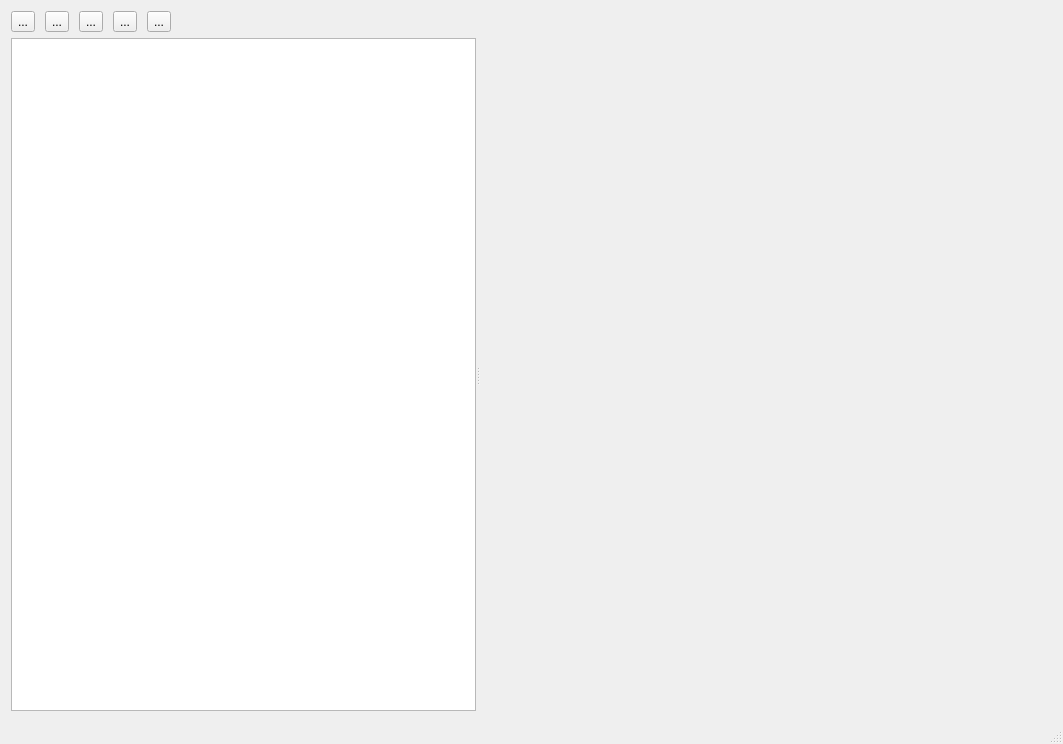
<?xml version="1.0" encoding="UTF-8"?>
<ui version="4.0">
 <class>main</class>
 <widget class="QMainWindow" name="main">
  <property name="geometry">
   <rect>
    <x>0</x>
    <y>0</y>
    <width>1063</width>
    <height>744</height>
   </rect>
  </property>
  <property name="windowTitle">
   <string>qVBF</string>
  </property>
  <widget class="QWidget" name="centralWidget">
   <layout class="QVBoxLayout" name="verticalLayout">
    <item>
     <layout class="QHBoxLayout" name="horizontalLayout_2">
      <property name="spacing">
       <number>10</number>
      </property>
      <item>
       <widget class="QToolButton" name="btn_open">
        <property name="text">
         <string>...</string>
        </property>
        <property name="icon">
         <iconset resource="qvbf.qrc">
          <normaloff>:/images/open.png</normaloff>:/images/open.png</iconset>
        </property>
        <property name="iconSize">
         <size>
          <width>48</width>
          <height>48</height>
         </size>
        </property>
       </widget>
      </item>
      <item>
       <widget class="QToolButton" name="btn_save">
        <property name="text">
         <string>...</string>
        </property>
        <property name="icon">
         <iconset resource="qvbf.qrc">
          <normaloff>:/images/save.png</normaloff>:/images/save.png</iconset>
        </property>
        <property name="iconSize">
         <size>
          <width>48</width>
          <height>48</height>
         </size>
        </property>
       </widget>
      </item>
      <item>
       <widget class="QToolButton" name="btn_export">
        <property name="text">
         <string>...</string>
        </property>
        <property name="icon">
         <iconset resource="qvbf.qrc">
          <normaloff>:/images/export.png</normaloff>:/images/export.png</iconset>
        </property>
        <property name="iconSize">
         <size>
          <width>48</width>
          <height>48</height>
         </size>
        </property>
       </widget>
      </item>
      <item>
       <widget class="QToolButton" name="btn_import">
        <property name="text">
         <string>...</string>
        </property>
        <property name="icon">
         <iconset resource="qvbf.qrc">
          <normaloff>:/images/import.png</normaloff>:/images/import.png</iconset>
        </property>
        <property name="iconSize">
         <size>
          <width>48</width>
          <height>48</height>
         </size>
        </property>
       </widget>
      </item>
      <item>
       <widget class="QToolButton" name="btn_add">
        <property name="text">
         <string>...</string>
        </property>
        <property name="icon">
         <iconset resource="qvbf.qrc">
          <normaloff>:/images/add.png</normaloff>:/images/add.png</iconset>
        </property>
        <property name="iconSize">
         <size>
          <width>48</width>
          <height>48</height>
         </size>
        </property>
       </widget>
      </item>
      <item>
       <spacer name="horizontalSpacer_2">
        <property name="orientation">
         <enum>Qt::Horizontal</enum>
        </property>
        <property name="sizeHint" stdset="0">
         <size>
          <width>40</width>
          <height>20</height>
         </size>
        </property>
       </spacer>
      </item>
     </layout>
    </item>
    <item>
     <widget class="QSplitter" name="splitter">
      <property name="sizePolicy">
       <sizepolicy hsizetype="Expanding" vsizetype="Expanding">
        <horstretch>0</horstretch>
        <verstretch>0</verstretch>
       </sizepolicy>
      </property>
      <property name="orientation">
       <enum>Qt::Horizontal</enum>
      </property>
      <widget class="QTreeView" name="view"/>
      <widget class="QStackedWidget" name="stack">
       <widget class="QWidget" name="page_main"/>
       <widget class="QWidget" name="page_header">
        <layout class="QVBoxLayout" name="verticalLayout_2">
         <item>
          <layout class="QHBoxLayout" name="horizontalLayout">
           <item>
            <widget class="QLabel" name="label_3">
             <property name="text">
              <string>sw_part_number</string>
             </property>
            </widget>
           </item>
           <item>
            <widget class="QLineEdit" name="le_part_number"/>
           </item>
           <item>
            <spacer name="horizontalSpacer">
             <property name="orientation">
              <enum>Qt::Horizontal</enum>
             </property>
             <property name="sizeHint" stdset="0">
              <size>
               <width>40</width>
               <height>20</height>
              </size>
             </property>
            </spacer>
           </item>
          </layout>
         </item>
         <item>
          <layout class="QHBoxLayout" name="horizontalLayout_7">
           <item>
            <widget class="QLabel" name="label_8">
             <property name="text">
              <string>sw_part_type:</string>
             </property>
            </widget>
           </item>
           <item>
            <widget class="QComboBox" name="cb_part_type"/>
           </item>
           <item>
            <spacer name="horizontalSpacer_8">
             <property name="orientation">
              <enum>Qt::Horizontal</enum>
             </property>
             <property name="sizeHint" stdset="0">
              <size>
               <width>40</width>
               <height>20</height>
              </size>
             </property>
            </spacer>
           </item>
          </layout>
         </item>
         <item>
          <layout class="QHBoxLayout" name="horizontalLayout_6">
           <item>
            <widget class="QLabel" name="label_11">
             <property name="text">
              <string>network</string>
             </property>
            </widget>
           </item>
           <item>
            <widget class="QComboBox" name="cb_network"/>
           </item>
           <item>
            <spacer name="horizontalSpacer_7">
             <property name="orientation">
              <enum>Qt::Horizontal</enum>
             </property>
             <property name="sizeHint" stdset="0">
              <size>
               <width>40</width>
               <height>20</height>
              </size>
             </property>
            </spacer>
           </item>
          </layout>
         </item>
         <item>
          <layout class="QHBoxLayout" name="horizontalLayout_8">
           <item>
            <widget class="QLabel" name="label_6">
             <property name="text">
              <string>can_frame_format:</string>
             </property>
            </widget>
           </item>
           <item>
            <widget class="QComboBox" name="cb_can_frame_format"/>
           </item>
           <item>
            <spacer name="horizontalSpacer_9">
             <property name="orientation">
              <enum>Qt::Horizontal</enum>
             </property>
             <property name="sizeHint" stdset="0">
              <size>
               <width>40</width>
               <height>20</height>
              </size>
             </property>
            </spacer>
           </item>
          </layout>
         </item>
         <item>
          <layout class="QHBoxLayout" name="horizontalLayout_4">
           <item>
            <widget class="QLabel" name="label_9">
             <property name="text">
              <string>ecu_address:</string>
             </property>
            </widget>
           </item>
           <item>
            <widget class="QSpinBox" name="sb_ecu_address">
             <property name="prefix">
              <string>0x</string>
             </property>
             <property name="maximum">
              <number>2147483647</number>
             </property>
             <property name="displayIntegerBase">
              <number>16</number>
             </property>
            </widget>
           </item>
           <item>
            <spacer name="horizontalSpacer_5">
             <property name="orientation">
              <enum>Qt::Horizontal</enum>
             </property>
             <property name="sizeHint" stdset="0">
              <size>
               <width>40</width>
               <height>20</height>
              </size>
             </property>
            </spacer>
           </item>
          </layout>
         </item>
         <item>
          <layout class="QHBoxLayout" name="horizontalLayout_5">
           <item>
            <widget class="QLabel" name="label_12">
             <property name="text">
              <string>call:</string>
             </property>
            </widget>
           </item>
           <item>
            <widget class="QSpinBox" name="sb_call">
             <property name="prefix">
              <string>0x</string>
             </property>
             <property name="maximum">
              <number>2147483647</number>
             </property>
             <property name="displayIntegerBase">
              <number>16</number>
             </property>
            </widget>
           </item>
           <item>
            <spacer name="horizontalSpacer_6">
             <property name="orientation">
              <enum>Qt::Horizontal</enum>
             </property>
             <property name="sizeHint" stdset="0">
              <size>
               <width>40</width>
               <height>20</height>
              </size>
             </property>
            </spacer>
           </item>
          </layout>
         </item>
         <item>
          <layout class="QHBoxLayout" name="horizontalLayout_9">
           <item>
            <widget class="QCheckBox" name="cb_erase">
             <property name="text">
              <string>Erase</string>
             </property>
            </widget>
           </item>
           <item>
            <spacer name="horizontalSpacer_10">
             <property name="orientation">
              <enum>Qt::Horizontal</enum>
             </property>
             <property name="sizeHint" stdset="0">
              <size>
               <width>40</width>
               <height>20</height>
              </size>
             </property>
            </spacer>
           </item>
          </layout>
         </item>
         <item>
          <widget class="QPlainTextEdit" name="text"/>
         </item>
        </layout>
       </widget>
       <widget class="QWidget" name="page_block">
        <layout class="QVBoxLayout" name="verticalLayout_3">
         <item>
          <layout class="QHBoxLayout" name="horizontalLayout_3">
           <item>
            <widget class="QLabel" name="label_5">
             <property name="sizePolicy">
              <sizepolicy hsizetype="Preferred" vsizetype="Fixed">
               <horstretch>0</horstretch>
               <verstretch>0</verstretch>
              </sizepolicy>
             </property>
             <property name="text">
              <string>addr:</string>
             </property>
            </widget>
           </item>
           <item>
            <widget class="SpinBox" name="sb_block_addr">
             <property name="sizePolicy">
              <sizepolicy hsizetype="Expanding" vsizetype="Fixed">
               <horstretch>0</horstretch>
               <verstretch>0</verstretch>
              </sizepolicy>
             </property>
             <property name="prefix">
              <string>0x</string>
             </property>
             <property name="decimals">
              <number>0</number>
             </property>
             <property name="maximum">
              <double>4294967295.000000000000000</double>
             </property>
            </widget>
           </item>
           <item>
            <widget class="QLabel" name="label">
             <property name="text">
              <string>size:</string>
             </property>
            </widget>
           </item>
           <item>
            <widget class="QLabel" name="lbl_block_size">
             <property name="text">
              <string>0</string>
             </property>
            </widget>
           </item>
           <item>
            <widget class="QLabel" name="label_2">
             <property name="text">
              <string>crc</string>
             </property>
            </widget>
           </item>
           <item>
            <widget class="QLabel" name="lbl_block_crc">
             <property name="text">
              <string>0</string>
             </property>
            </widget>
           </item>
           <item>
            <spacer name="horizontalSpacer_4">
             <property name="orientation">
              <enum>Qt::Horizontal</enum>
             </property>
             <property name="sizeHint" stdset="0">
              <size>
               <width>40</width>
               <height>10</height>
              </size>
             </property>
            </spacer>
           </item>
           <item>
            <widget class="QToolButton" name="btn_block_open">
             <property name="text">
              <string>...</string>
             </property>
             <property name="icon">
              <iconset resource="qvbf.qrc">
               <normaloff>:/images/open.png</normaloff>:/images/open.png</iconset>
             </property>
             <property name="iconSize">
              <size>
               <width>48</width>
               <height>48</height>
              </size>
             </property>
            </widget>
           </item>
           <item>
            <widget class="QToolButton" name="btn_block_save">
             <property name="text">
              <string>...</string>
             </property>
             <property name="icon">
              <iconset resource="qvbf.qrc">
               <normaloff>:/images/save.png</normaloff>:/images/save.png</iconset>
             </property>
             <property name="iconSize">
              <size>
               <width>48</width>
               <height>48</height>
              </size>
             </property>
            </widget>
           </item>
          </layout>
         </item>
         <item>
          <widget class="wdg_hexview" name="hexview" native="true">
           <property name="sizePolicy">
            <sizepolicy hsizetype="Preferred" vsizetype="Expanding">
             <horstretch>0</horstretch>
             <verstretch>0</verstretch>
            </sizepolicy>
           </property>
          </widget>
         </item>
        </layout>
       </widget>
      </widget>
     </widget>
    </item>
   </layout>
  </widget>
  <widget class="QStatusBar" name="statusBar"/>
 </widget>
 <layoutdefault spacing="6" margin="11"/>
 <customwidgets>
  <customwidget>
   <class>wdg_hexview</class>
   <extends>QWidget</extends>
   <header>wdg_hexview.h</header>
   <container>1</container>
  </customwidget>
  <customwidget>
   <class>SpinBox</class>
   <extends>QDoubleSpinBox</extends>
   <header>spinbox.h</header>
  </customwidget>
 </customwidgets>
 <resources>
  <include location="qvbf.qrc"/>
 </resources>
 <connections/>
</ui>
